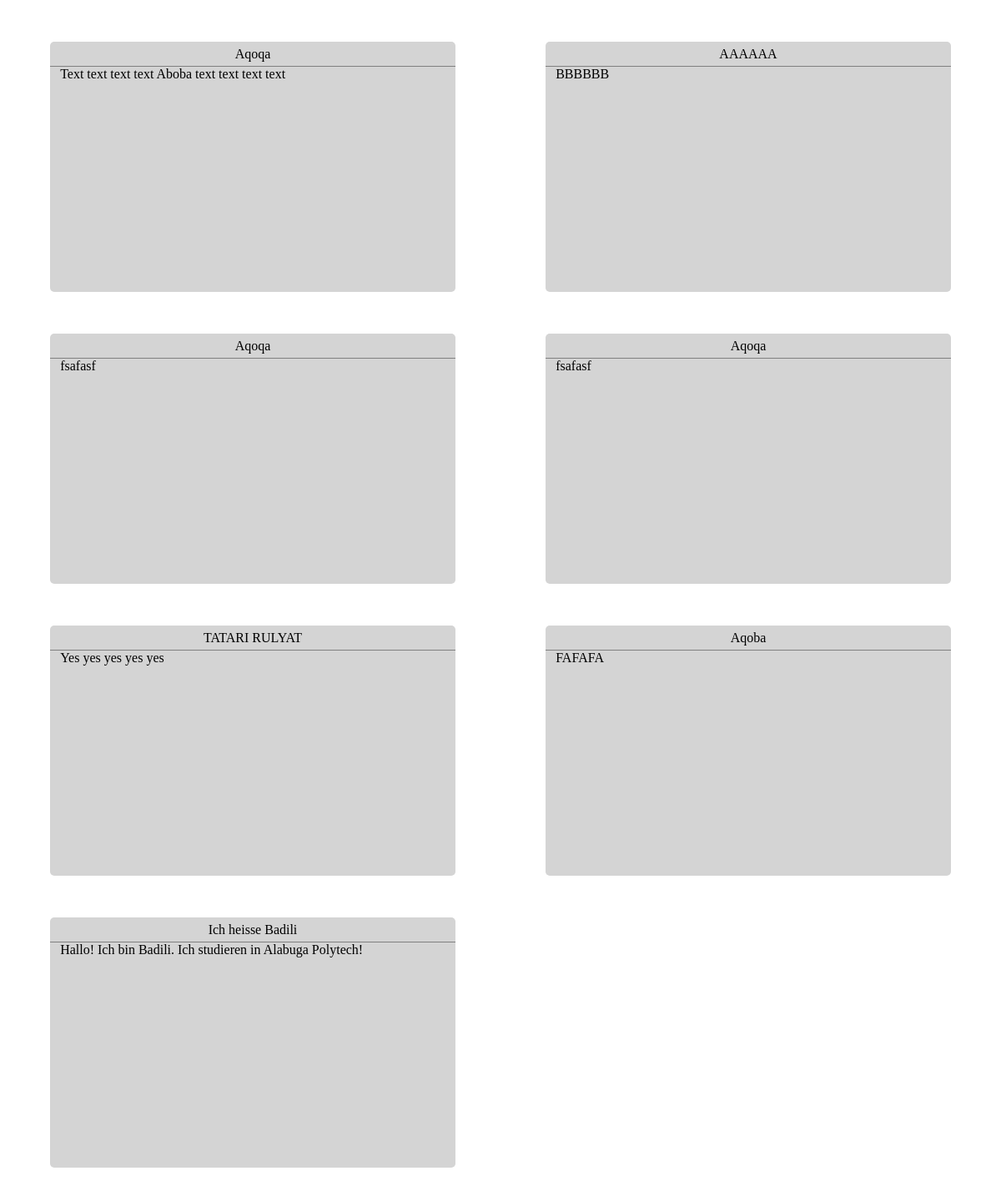
The page / on the database its author committed.
### news/models.py (models this page shows, shortened)
class Post(models.Model):
    title = models.CharField(max_length=50)
    content = models.CharField(max_length=500)
    urladdress = models.CharField(max_length=100)
    isPublic = models.BooleanField(default=False)
    category = models.CharField(max_length=50)
    class Meta:
        verbose_name = 'Пост'
        verbose_name_plural = 'Посты'

### news/views.py (the view)
# urls.py: path('', index, name='home'),
def index(request):
    newsPosts = Post.objects.all()
    return render(request, 'news/index.html', context={'newsPosts': newsPosts})

### news/templates/news/index.html (shortened to what this page needs)
<!DOCTYPE html>
{% load static %}
<html lang="en">
<head>
    <link rel="stylesheet" href="{% static 'news/css/style.css' %}">
</head>
<body>
    <div class="posts-centering">
        {% for post in newsPosts %}
        <div class="post">
            <p class="post-title">{{ post.title }}</p>
            <p class="post-content">{{ post.content }}</p>
        </div>
        {% endfor %}
    </div>
</body>
</html>

### news/static/news/css/style.css (style rules this page uses)
* { padding: 0; margin: 0; box-sizing: border-box; }
body { display: flex; justify-content: center; align-items: center; width: 100%; height: 100%; }
.posts-centering { padding: 50px 0; gap: 50px; width: 90%; height: 100%; display: flex; flex-wrap: wrap; justify-content: space-between; }
.post { width: 45%; height: 300px; display: flex; align-items: center; flex-direction: column; background-color: rgb(212, 212, 212); border-radius: 5px; }
.post-title { width: 100%; height: 10%; display: flex; justify-content: center; align-items: center; border-bottom: 1px solid grey; }
.post-content { width: 95%; height: 85%; }

### rows shown on the page
Post: title "Aqoqa", content "Text text text text Aboba text text text text"
Post: title "AAAAAA", content "BBBBBB"
Post: title "Aqoqa", content "fsafasf"
Post: title "Aqoqa", content "fsafasf"
Post: title "TATARI RULYAT", content "Yes yes yes yes yes"
Post: title "Aqoba", content "FAFAFA"
Post: title "Ich heisse Badili", content "Hallo! Ich bin Badili. Ich studieren in Alabuga Polytech!"
